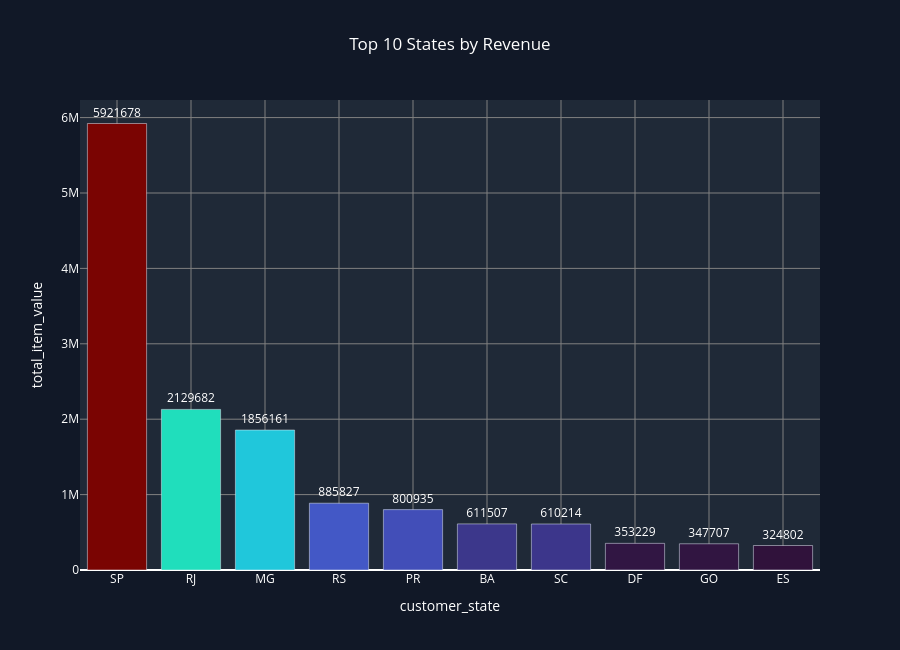

The notebook cell saved with this chart:
### Markdown cell above
## Key Findings

- Seller performance follows a highly concentrated distribution, with a small group of sellers generating a substantial portion of marketplace revenue.
- Most sellers belong to the long-tail segment, contributing relatively low revenue and order volume.
- A strong positive relationship exists between orders, products sold, and revenue generation.
- Several sellers appear to operate in premium segments, generating higher revenue despite comparatively lower order volumes.

## Business Impact

- Marketplace growth is highly dependent on retaining top-performing sellers.
- Long-tail sellers represent an opportunity for seller development and performance improvement programs.
- Premium sellers should be identified and supported through targeted incentives and partnership strategies.
- Seller segmentation can help optimize marketplace growth and resource allocation.

### Code cell
#Revenue by State 
fig = px.bar(
    state_revenue.head(10),
    x="customer_state",
    y="total_item_value",
    color="total_item_value",
    text="total_item_value",
    title="Top 10 States by Revenue",
    color_continuous_scale="Turbo"
)

fig.update_traces(
    texttemplate="%{text:.0f}",
    textposition="outside"
)

fig.update_layout(
    title_x=0.5,
    height=650,
    paper_bgcolor="#111827",
    plot_bgcolor="#1F2937",
    font_color="white",
    coloraxis_showscale=False
)

fig.update_xaxes(gridcolor="gray")
fig.update_yaxes(gridcolor="gray")

fig.show()

### Figure 1 — Plotly figure (JSON) as saved in the notebook; plotly's stock layout.template omitted (floating-point values rounded to 4 significant figures)
{"data": [{"hovertemplate": "customer_state=%{x}<br>total_item_value=%{marker.color}<extra></extra>", "legendgroup": "", "marker": {"color": [5922000.0, 2130000.0, 1856000.0, 885800.0, 800900.0, 611500.0, 610200.0, 353200.0, 347700.0, 324800.0], "coloraxis": "coloraxis", "pattern": {"shape": ""}}, "name": "", "orientation": "v", "showlegend": false, "text": [5922000.0, 2130000.0, 1856000.0, 885800.0, 800900.0, 611500.0, 610200.0, 353200.0, 347700.0, 324800.0], "textposition": "outside", "texttemplate": "%{text:.0f}", "type": "bar", "x": ["SP", "RJ", "MG", "RS", "PR", "BA", "SC", "DF", "GO", "ES"], "xaxis": "x", "y": [5922000.0, 2130000.0, 1856000.0, 885800.0, 800900.0, 611500.0, 610200.0, 353200.0, 347700.0, 324800.0], "yaxis": "y"}], "layout": {"barmode": "relative", "coloraxis": {"colorbar": {"title": {"text": "total_item_value"}}, "colorscale": [[0, "#30123b"], [0.07143, "#4145ab"], [0.1429, "#4675ed"], [0.2143, "#39a2fc"], [0.2857, "#1bcfd4"], [0.3571, "#24eca6"], [0.4286, "#61fc6c"], [0.5, "#a4fc3b"], [0.5714, "#d1e834"], [0.6429, "#f3c63a"], [0.7143, "#fe9b2d"], [0.7857, "#f36315"], [0.8571, "#d93806"], [0.9286, "#b11901"], [1, "#7a0402"]], "showscale": false}, "font": {"color": "white"}, "height": 650, "legend": {"tracegroupgap": 0}, "paper_bgcolor": "#111827", "plot_bgcolor": "#1F2937", "title": {"text": "Top 10 States by Revenue", "x": 0.5}, "xaxis": {"anchor": "y", "domain": [0, 1], "gridcolor": "gray", "title": {"text": "customer_state"}}, "yaxis": {"anchor": "x", "domain": [0, 1], "gridcolor": "gray", "title": {"text": "total_item_value"}}}}
